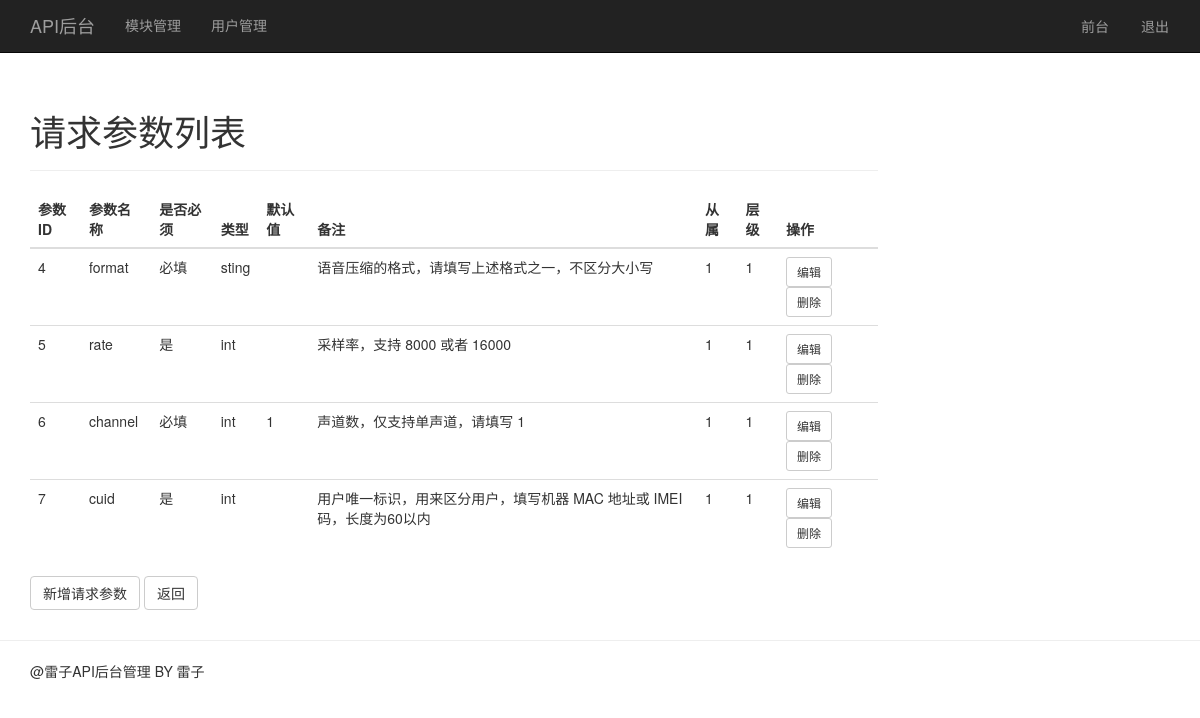
The app's page /parameter_request/1&1 (signed in) with its own data.
### app/models.py (models this page shows)
class Parameter(db.Model):
    __tablename__ ='Parameter'
    parameter_id = db.Column(db.Integer, primary_key=True, autoincrement=True)
    interface_id = db.Column(db.Integer, db.ForeignKey("interface.interface_id"))
    parameter_type = db.Column(db.String(64))
    parameter_group_id = db.Column(db.Integer)
    parameter_name = db.Column(db.String(64))
    necessary = db.Column(db.String(64))
    type = db.Column(db.String(64))
    default = db.Column(db.String(64))
    remark = db.Column(db.String(64))
    level = db.Column(db.String(64))

### app/views.py (the view)
@app.route("/parameter_request/<model_id>&<interface_id>", methods=["GET", "POST"])
def parameter_request(model_id, interface_id):
    if not session.get("logged_in"):
        return redirect(url_for("login"))
    parameter_request_all = Parameter.query.filter_by(interface_id=interface_id, parameter_type=10).all()
    parameter_request_forms = []
    for i in range(len(parameter_request_all)):
        parameter_request_form = {"parameter_id": parameter_request_all[i].parameter_id,
                                  "parameter_name": parameter_request_all[i].parameter_name,
                                  "necessary": parameter_request_all[i].necessary,
                                  "type": parameter_request_all[i].type,
                                  "default": parameter_request_all[i].default,
                                  "remark": parameter_request_all[i].remark,
                                  "parameter_group_id": parameter_request_all[i].parameter_group_id,
                                  "level": parameter_request_all[i].level}
        parameter_request_forms.append(parameter_request_form)
    return render_template("parameter_request.html",
                           model_id=model_id,
                           interface_id=interface_id,
                           parameter_request_forms=parameter_request_forms)

### app/templates/parameter_request.html
{% extends "back.html" %}
{% block hello %}
<div class="page-header">
	<h1>请求参数列表</h1>
</div>
<table class="table table-hover">
	<thead>
		<tr>
			<th id="parameter_id">参数ID</th>
			<th id="parameter_name">参数名称</th>
			<th id="necessary">是否必须</th>
			<th id="type">类型</th>
			<th id="default">默认值</th>
			<th id="remark">备注</th>
			<th id="parameter_group_id">从属</th>
			<th id="level">层级</th>
			<th id="operation">操作</th>
		</tr>
	</thead>
	<tbody>
		{% for parameter_request_form in parameter_request_forms %}
		<tr>
			<td id="parameter_id">{{ parameter_request_form.parameter_id }}</td>
			<td id="parameter_name">{{ parameter_request_form.parameter_name }}</td>
			<td id="necessary">{{ parameter_request_form.necessary }}</td>
			<td id="type">{{ parameter_request_form.type }}</td>
			<td id="default">{{ parameter_request_form.default }}</td>
			<td id="remark">{{ parameter_request_form.remark }}</td>
			<td id="parameter_group_id">{{ parameter_request_form.parameter_group_id }}</td>
			<td id="level">{{ parameter_request_form.level }}</td>
			<td id="operation">
				<a class="btn btn-sm btn-default" href="/editparameter_request/{{ model_id }}&{{ interface_id }}&{{ parameter_request_form.parameter_id }}" role="button">编辑</a>
				<a class="btn btn-sm btn-default" href="/deleteparameter_request/{{ model_id }}&{{ interface_id }}&{{ parameter_request_form.parameter_id }}" role="button">删除</a>
			</td>
		</tr>
		{% endfor %}
	</tbody>
</table>
<p>
	<a class="btn btn-default" href="/addparameter_request/{{ model_id }}&{{ interface_id }}" role="button">新增请求参数</a>
	<a class="btn btn-default" href="/interface/{{ model_id }}" role="button">返回</a>
</p>
{% endblock %}

### records on screen
Parameter: parameter_id "4", parameter_name "format", necessary "必填", type "sting", remark "语音压缩的格式，请填写上述格式之一，不区分大小写", parameter_group_id "1", level "1"
Parameter: parameter_id "5", parameter_name "rate", necessary "是", type "int", remark "采样率，支持 8000 或者 16000", parameter_group_id "1", level "1"
Parameter: parameter_id "6", parameter_name "channel", necessary "必填", type "int", default "1", remark "声道数，仅支持单声道，请填写 1", parameter_group_id "1", level "1"
Parameter: parameter_id "7", parameter_name "cuid", necessary "是", type "int", remark "用户唯一标识，用来区分用户，填写机器 MAC 地址或 IMEI 码，长度为60以内", parameter_group_id "1", level "1"
